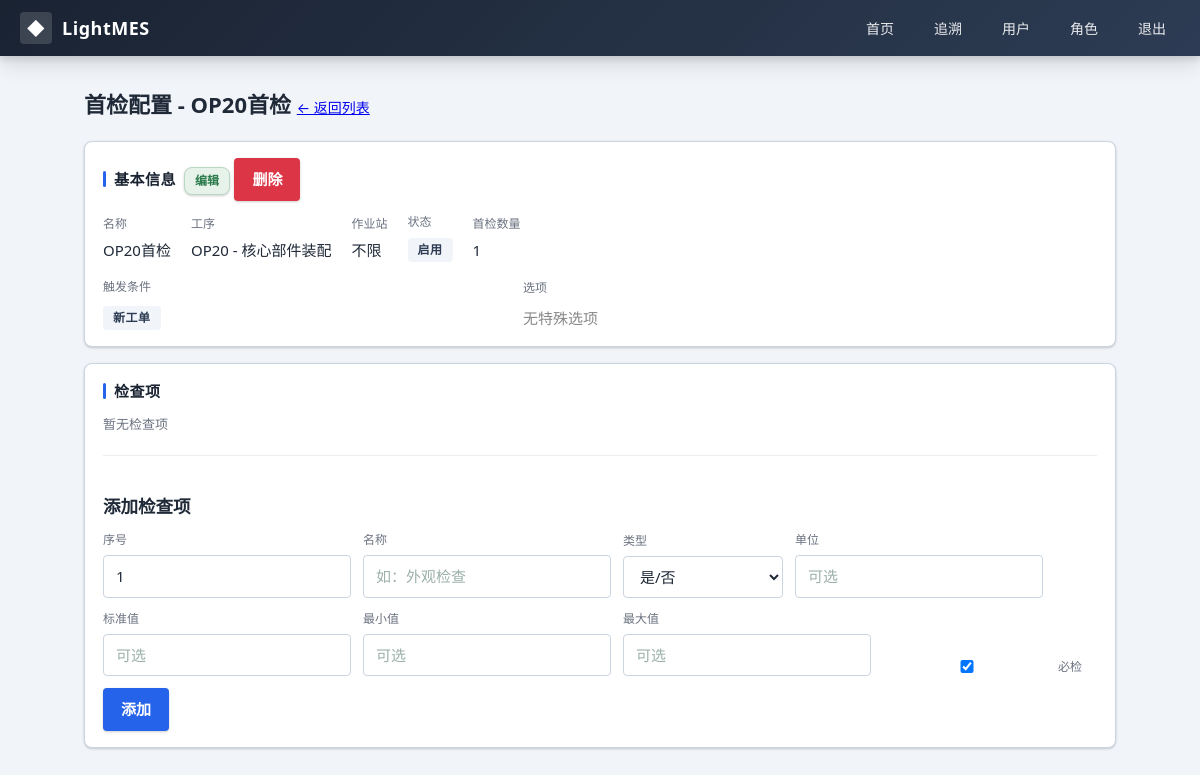
Page /quality/first-inspection/1 (signed in) on the committed database.
### src/lightmes/modules/production/models.py (models this page shows)
class FirstInspectionConfig(Base, TimestampMixin):
    __tablename__ = "first_inspection_configs"
    id: Mapped[int] = mapped_column(primary_key=True)
    operation_id: Mapped[int] = mapped_column(ForeignKey("operations.id"), index=True)
    work_station_id: Mapped[int | None] = mapped_column(ForeignKey("work_stations.id"), default=None, index=True)
    is_enabled: Mapped[bool] = mapped_column(default=True)
    name: Mapped[str] = mapped_column()
    trigger_new_order: Mapped[bool] = mapped_column(default=True)  # 新工单开始
    trigger_material_change: Mapped[bool] = mapped_column(default=False)  # 物料/批次变更
    trigger_tooling_change: Mapped[bool] = mapped_column(default=False)  # 工装/模具变更
    trigger_tool_change: Mapped[bool] = mapped_column(default=False)  # 工装变更（别名）
    trigger_param_revision: Mapped[bool] = mapped_column(default=False)  # 参数修订
    trigger_abnormal_restart: Mapped[bool] = mapped_column(default=False)  # 异常重启
    trigger_shift_handover: Mapped[bool] = mapped_column(default=False)  # 交接班
    trigger_cold_start: Mapped[bool] = mapped_column(default=False)  # 冷启动（停产≥4小时）
    trigger_previous_failed: Mapped[bool] = mapped_column(default=True)  # 前序失败需首件复检
    sample_size: Mapped[int] = mapped_column(default=1)  # 首检数量（一般1件）
    require_authorization: Mapped[bool] = mapped_column(default=True)  # 是否需要授权人员放行
    authorized_roles: Mapped[list[str] | None] = mapped_column(JSON, default=None)  # 可放行的角色列表
    quarantine_on_fail: Mapped[bool] = mapped_column(default=True)  # 失败时是否批次隔离

### src/lightmes/modules/masterdata/models.py (models this page shows)
class Operation(Base, TimestampMixin):
    __tablename__ = "operations"
    __table_args__ = (
        UniqueConstraint("routing_id", "seq", name="uq_operation_routing_seq"),
        UniqueConstraint("routing_id", "code", name="uq_operation_routing_code"),
    )
    id: Mapped[int] = mapped_column(primary_key=True)
    routing_id: Mapped[int] = mapped_column(ForeignKey("routings.id"))
    seq: Mapped[int] = mapped_column()
    code: Mapped[str] = mapped_column()
    name: Mapped[str] = mapped_column()
    default_work_station_id: Mapped[int] = mapped_column(
        ForeignKey("work_stations.id")
    )
    is_mandatory: Mapped[bool] = mapped_column(default=True)
    required_skill_id: Mapped[int | None] = mapped_column(
        ForeignKey("skill.id"), default=None)
    required_level: Mapped[int | None] = mapped_column(default=None)
    sop_id: Mapped[int | None] = mapped_column(default=None)
    sop_text: Mapped[str | None] = mapped_column(default=None)
    sop_url: Mapped[str | None] = mapped_column(default=None)
    panels: Mapped[dict | None] = mapped_column(JSON, default=None)

### src/lightmes/modules/quality/router.py (the view)
@router.get("/quality/first-inspection/{config_id}", response_class=HTMLResponse)
def first_inspection_detail(request: Request, config_id: int, db: Session = Depends(get_db)) -> HTMLResponse:
    if (r := _login_guard(request, db)): return r
    svc = FirstInspectionService(db)
    config = svc.get_config(config_id)
    if not config:
        return Response(status_code=404)
    check_items = svc.list_check_items(config_id)
    operations = db.execute(select(Operation)).scalars().all()
    workstations = db.execute(select(WorkStation)).scalars().all()
    op_map = {op.id: op for op in operations}
    ws_map = {ws.id: ws for ws in workstations}
    return templates.TemplateResponse(
        request, "quality/first_inspection_detail.html",
        {"config": config, "check_items": check_items,
         "operations": operations, "workstations": workstations,
         "op_map": op_map, "ws_map": ws_map}
    )

### src/lightmes/templates/quality/first_inspection_detail.html (shortened to what this page needs)
{% extends "base.html" %}
{% block content %}
<h1 class="page-title">首检配置 - {{ config.name }} <small><a href="/quality/first-inspection">← 返回列表</a></small></h1>
<div class="card" id="config-card">
  <div class="card__title">
    基本信息
    <div style="float: right;">
      <button id="edit-btn" class="btn-secondary btn-sm" onclick="toggleEdit()">编辑</button>
      <form method="post" action="/quality/first-inspection/{{ config.id }}/delete" style="display: inline;" onsubmit="return confirm('确认删除此配置吗？');">
        <button type="submit" class="btn btn-sm" style="background: #dc3545; color: white;">删除</button>
      </form>
    </div>
  </div>
  <div class="card__body" id="view-mode">
    <div class="form-row" style="gap: 20px;">
      <div class="field">
        <label>名称</label>
        <div>{{ config.name }}</div>
      </div>
      <div class="field">
        <label>工序</label>
        <div>{{ op_map[config.operation_id].code }} - {{ op_map[config.operation_id].name }}</div>
      </div>
      <div class="field">
        <label>作业站</label>
        <div>{% if config.work_station_id and config.work_station_id in ws_map %}{{ ws_map[config.work_station_id].code }} - {{ ws_map[config.work_station_id].name }}{% else %}不限{% endif %}</div>
      </div>
      <div class="field">
        <label>状态</label>
        <div>{% if config.is_enabled %}<span class="badge">启用</span>{% else %}<span class="badge--warn">停用</span>{% endif %}</div>
      </div>
      <div class="field">
        <label>首检数量</label>
        <div>{{ config.sample_size }}</div>
      </div>
    </div>
    <div class="form-row" style="gap: 20px; margin-top: 16px;">
      <div class="field" style="min-width: 400px;">
        <label>触发条件</label>
        <div style="display: flex; flex-wrap: wrap; gap: 8px; margin-top: 4px;">
          {% if config.trigger_new_order %}<span class="badge">新工单</span>{% endif %}
        </div>
      </div>
      <div class="field">
        <label>选项</label>
        <div style="display: flex; flex-wrap: wrap; gap: 8px; margin-top: 4px;">
          {% if not config.require_authorization and not config.quarantine_on_fail %}<span style="color: #888;">无特殊选项</span>{% endif %}
        </div>
      </div>
    </div>
  </div>
</div>
<div class="card">
  <div class="card__title">检查项</div>
  {% if check_items %}
  <table class="data-table">
    <thead>
      <tr>
        <th>序号</th>
        <th>名称</th>
        <th>类型</th>
        <th>单位</th>
        <th>标准值</th>
        <th>最小值</th>
        <th>最大值</th>
        <th>必检</th>
        <th></th>
      </tr>
    </thead>
    <tbody id="check-items-body">
      {% for item in check_items %}
      {% include "quality/partials/check_item_row.html" %}
      {% endfor %}
    </tbody>
  </table>
  {% else %}
  <p class="nav-card__desc">暂无检查项</p>
  {% endif %}
  <div style="margin-top: 20px; padding-top: 20px; border-top: 1px solid #eee;">
    <h3 style="margin-bottom: 12px;">添加检查项</h3>
    <form class="form-row" hx-post="/quality/first-inspection/{{ config.id }}/check-items" hx-target="#check-items-body" hx-swap="beforeend" hx-on::after-request="if(event.detail.successful) this.reset()" style="flex-wrap: wrap; align-items: flex-end; gap: 12px;">
      <div class="field" style="min-width: 80px;">
        <label>序号</label>
        <input type="number" name="seq" value="{{ (check_items|length + 1) if check_items else 1 }}" required>
      </div>
      <div class="field" style="min-width: 180px;">
        <label>名称</label>
        <input type="text" name="name" required placeholder="如：外观检查">
      </div>
      <div class="field" style="min-width: 120px;">
        <label>类型</label>
        <select name="check_type">
          <option value="boolean">是/否</option>
        </select>
      </div>
      <div class="field" style="min-width: 100px;">
        <label>单位</label>
        <input type="text" name="unit" placeholder="可选">
      </div>
      <div class="field" style="min-width: 100px;">
        <label>标准值</label>
        <input type="text" name="standard_value" placeholder="可选">
      </div>
      <div class="field" style="min-width: 100px;">
        <label>最小值</label>
        <input type="number" step="0.001" name="min_value" placeholder="可选">
      </div>
      <div class="field" style="min-width: 100px;">
        <label>最大值</label>
        <input type="number" step="0.001" name="max_value" placeholder="可选">
      </div>
      <div class="field" style="min-width: 100px; display: flex; flex-direction: column; gap: 4px;">
        <label>&nbsp;</label>
        <div style="display: flex; gap: 8px; align-items: center;">
          <input type="checkbox" id="is_mandatory" name="is_mandatory" checked>
          <label for="is_mandatory" style="font-size: 12px;">必检</label>
        </div>
      </div>
      <button type="submit">添加</button>
    </form>
  </div>
</div>
{% endblock %}

### src/lightmes/static/css/app.css (style rules this page uses)
:root { --indigo-900: #1a2332; --indigo-800: #243044; --indigo-700: #2d3c54; --indigo-600: #364a66; --indigo-500: #3f5878; --blue-600: #2563eb; --blue-700: #1d4ed8; --ink: #1f2937; --ink-soft: #6b7280; --line: #cbd5e1; --bg: #f1f5f9; --surface: #ffffff; --danger: #dc2626; --danger-bg:#fee2e2; --ok: #059669; --ok-bg: #dcfce7; --warning: #d97706; --warning-bg:#fef3c7; --shadow-1: 0 1px 3px rgba(0,0,0,.12), 0 1px 2px rgba(0,0,0,.08); --shadow-2: 0 4px 6px rgba(0,0,0,.10), 0 10px 20px rgba(0,0,0,.10); --radius: 8px; --radius-sm:4px; }
* { box-sizing: border-box; }
html, body { margin: 0; padding: 0; background: var(--bg); color: var(--ink); font-family: "Segoe UI", "Microsoft YaHei", system-ui, -apple-system, sans-serif; font-size: 15px; line-height: 1.5; }
.page-title { font-size: 22px; font-weight: 700; margin: 4px 0 20px; color: var(--ink); }
.page-title small { font-weight: 400; color: var(--ink-soft); font-size: 14px; }
.card { background: var(--surface); border-radius: var(--radius); box-shadow: var(--shadow-1); padding: 16px 18px; margin-bottom: 16px; border: 1px solid var(--line); }
.card__title { font-size: 15px; font-weight: 700; margin: 0 0 12px; color: var(--indigo-900); display: flex; align-items: center; gap: 8px; text-transform: uppercase; letter-spacing: .5px; }
.card__title::before { content: ""; width: 3px; height: 16px; border-radius: 2px; background: var(--blue-600); }
.nav-card__desc { font-size: 13px; color: var(--ink-soft); }
.form-row { display: flex; flex-wrap: wrap; gap: 12px; align-items: flex-end; }
.field { display: flex; flex-direction: column; gap: 6px; }
.field label { font-size: 12px; color: var(--ink-soft); font-weight: 500; }
input, select { font: inherit; color: var(--ink); padding: 9px 12px; border: 1px solid var(--line); border-radius: var(--radius-sm); background: #fff; outline: none; transition: border-color .12s, box-shadow .12s; min-width: 160px; }
input::placeholder { color: #9bb0a9; }
.btn, button[type="submit"], button { font: inherit; font-weight: 700; cursor: pointer; border: none; border-radius: var(--radius-sm); padding: 10px 18px; background: var(--blue-600); color: #fff; box-shadow: var(--shadow-1); transition: background .12s, box-shadow .12s, transform .06s; }
.badge { display: inline-block; padding: 3px 10px; border-radius: 4px; font-size: 12px; font-weight: 700; background: var(--bg); color: var(--indigo-700); text-transform: uppercase; letter-spacing: .5px; }
.btn-secondary { background: #e7f2ea; color: #2f7d4f; border: 1px solid #b9d8c4; padding: 8px 14px; border-radius: 8px; display: inline-block; text-decoration: none; cursor: pointer; }
.btn-sm { padding: 4px 10px; font-size: 12px; }

### rows in the picture
FirstInspectionConfig: name "OP20首检", sample_size "1"
Operation: code "OP20", name "核心部件装配"
